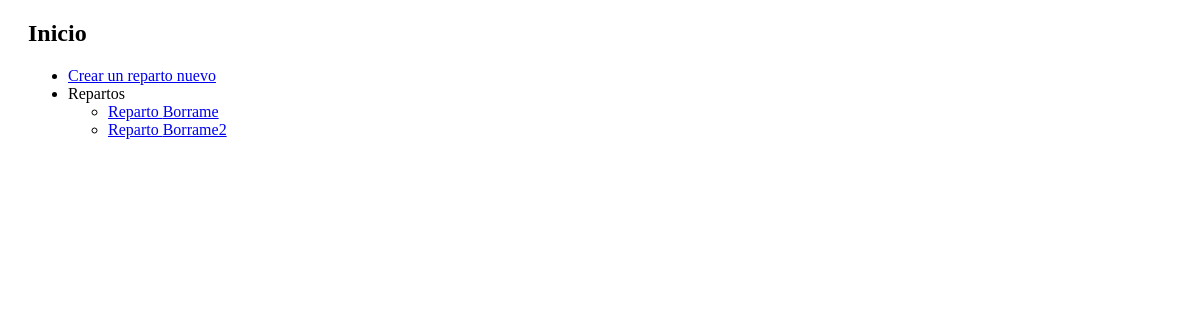
Before: / with the older database file.
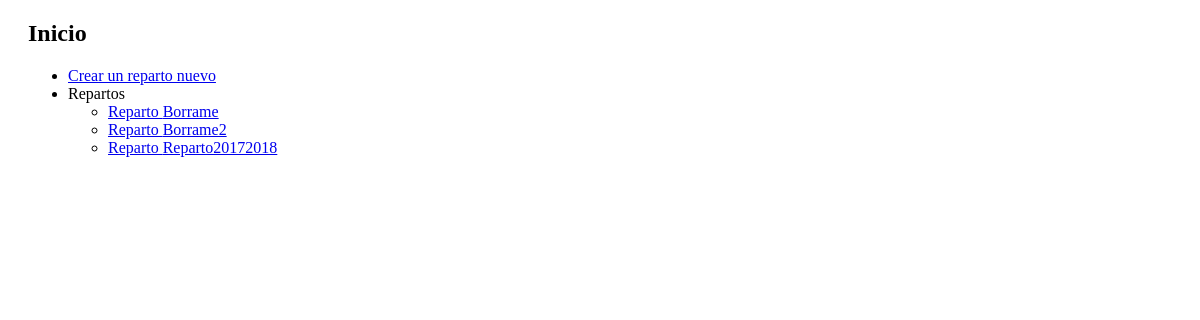
After: the same page with the newer database file.
### reparto/models.py (models this page shows, shortened)
class Reparto(models.Model):
    nombre      =       models.CharField(max_length=70)

### reparto/views.py (the view)
# urls.py: path('', reparto.views.index, name='index'),
def index(peticion):
    repartos=Reparto.objects.all()
    diccionario=dict()
    diccionario["repartos"]=repartos
    return render(peticion, "reparto/index.html", diccionario)

### reparto/templates/reparto/index.html
{%extends 'reparto/base.html'%}
{%block contenido%}
<h2>Inicio</h2>
<ul>
<li><a href="{% url 'crear_reparto'%}">Crear un reparto nuevo </a></li>
<li>Repartos</li>
<ul>
{%for r in repartos%}
<li>
    <a href="{% url 'repartir2' r.nombre %}">Reparto {{r.nombre}}</a>
</li>
{%endfor%}
</ul>
</ul>
{%endblock%}

### reparto/templates/reparto/base.html (shortened to what this page needs)
<!DOCTYPE html>
<html>
<head>
</head>
<body>
<div id="contenido">
{%block contenido%}
{%endblock%}
</div>
</body>
</html>

### reparto/templates/reparto/base.html (style rules this page uses)
div#contenido { margin:20px; }

Changed rows visible on the page:
added Reparto: nombre "Reparto20172018"
